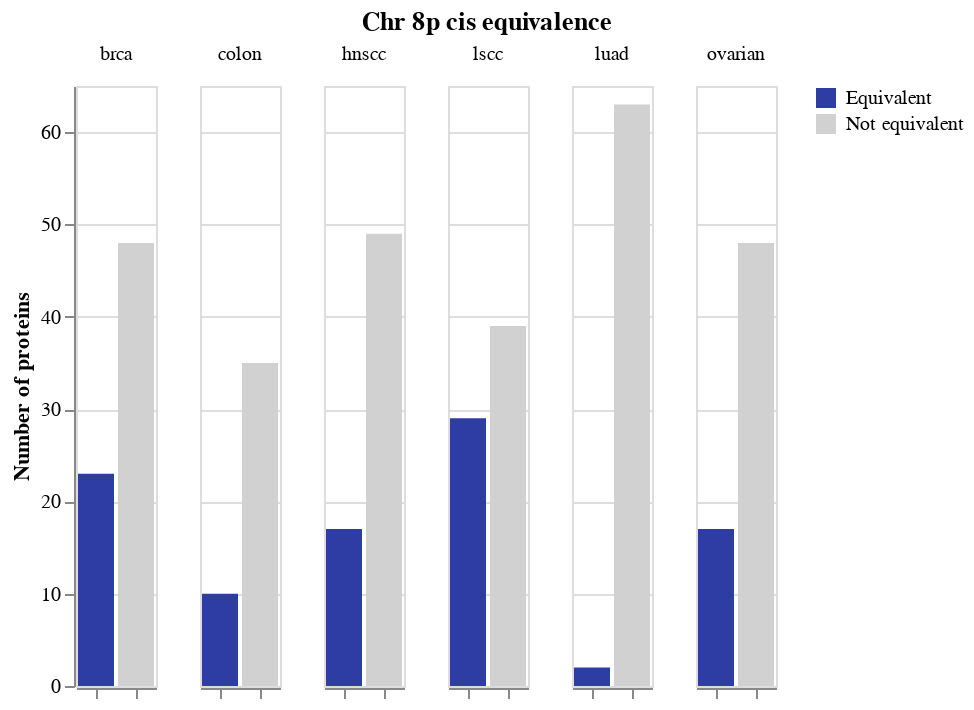

Here is the notebook cell this chart was saved with:
### Markdown cell above
## Select the equivalent proteins, and take a detour to make some plots

### Code cell
prots = long_results[long_results["adj_p"] <= 0.05].reset_index(drop=True)
prots_cts = prots.groupby("cancer_type").count()[["protein"]]

fail_prots = long_results[long_results["adj_p"] > 0.05].reset_index(drop=True)
fail_cts = fail_prots.groupby("cancer_type").count()[["protein"]]

prots_cts.insert(0, "count_type", "Equivalent")
fail_cts.insert(0, "count_type", "Not equivalent")

counts = prots_cts.append(fail_cts).sort_index().reset_index(drop=False)

alt.Chart(counts).mark_bar().encode(
    x=alt.X(
        "count_type",
        axis=alt.Axis(
            title=None,
            labels=False
        ),
        sort=["Equivalent"]
    ),
    y=alt.Y(
        "protein",
        axis=alt.Axis(
            title="Number of proteins"
        )
    ),
    color=alt.Color(
        "count_type",
        title=None,
        sort=["Equivalent"],
        scale=alt.Scale(
            domain=["Equivalent", "Not equivalent"],
            range=["#2d3da4", "#d1d1d1"]
        )
    )
).facet(
    column=alt.Column(
        "cancer_type",
        title=None
    )
).properties(
    title="Chr 8p cis equivalence"
).configure_title(
    anchor="middle"
)

### Figure 1 — Vega-Lite specification as saved in the notebook (floating-point values rounded to 4 significant figures)
{"config": {"view": {"continuousWidth": 400, "continuousHeight": 300}, "title": {"anchor": "middle"}}, "data": {"name": "data-581e6912a9894a353dc8b179a0548483"}, "facet": {"column": {"type": "nominal", "field": "cancer_type", "title": null}}, "spec": {"mark": "bar", "encoding": {"color": {"type": "nominal", "field": "count_type", "scale": {"domain": ["Equivalent", "Not equivalent"], "range": ["#2d3da4", "#d1d1d1"]}, "sort": ["Equivalent"], "title": null}, "x": {"type": "nominal", "axis": {"labels": false, "title": null}, "field": "count_type", "sort": ["Equivalent"]}, "y": {"type": "quantitative", "axis": {"title": "Number of proteins"}, "field": "protein"}}}, "title": "Chr 8p cis equivalence", "$schema": "https://vega.github.io/schema/vega-lite/v4.8.1.json", "datasets": {"data-581e6912a9894a353dc8b179a0548483": [{"cancer_type": "brca", "count_type": "Equivalent", "protein": 23}, {"cancer_type": "brca", "count_type": "Not equivalent", "protein": 48}, {"cancer_type": "colon", "count_type": "Equivalent", "protein": 10}, {"cancer_type": "colon", "count_type": "Not equivalent", "protein": 35}, {"cancer_type": "hnscc", "count_type": "Equivalent", "protein": 17}, {"cancer_type": "hnscc", "count_type": "Not equivalent", "protein": 49}, {"cancer_type": "lscc", "count_type": "Equivalent", "protein": 29}, {"cancer_type": "lscc", "count_type": "Not equivalent", "protein": 39}, {"cancer_type": "luad", "count_type": "Equivalent", "protein": 2}, {"cancer_type": "luad", "count_type": "Not equivalent", "protein": 63}, {"cancer_type": "ovarian", "count_type": "Equivalent", "protein": 17}, {"cancer_type": "ovarian", "count_type": "Not equivalent", "protein": 48}]}}
